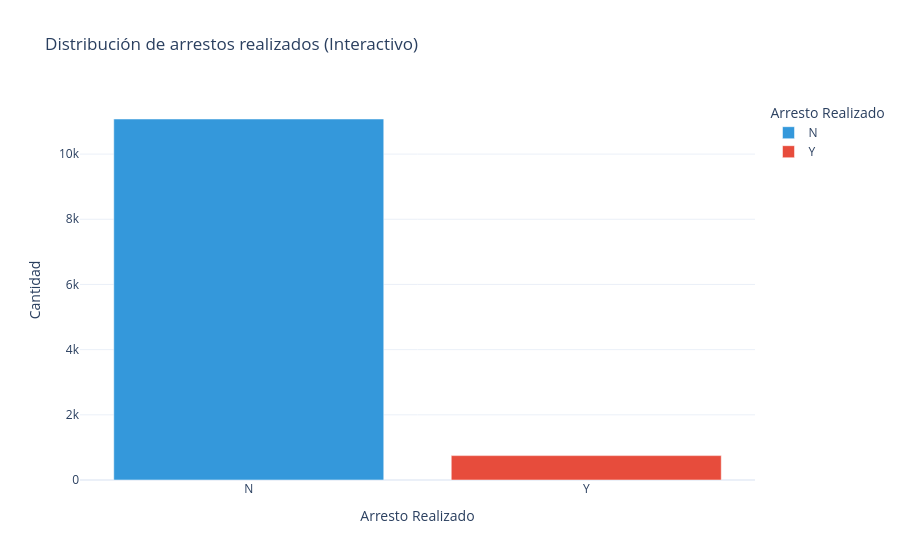
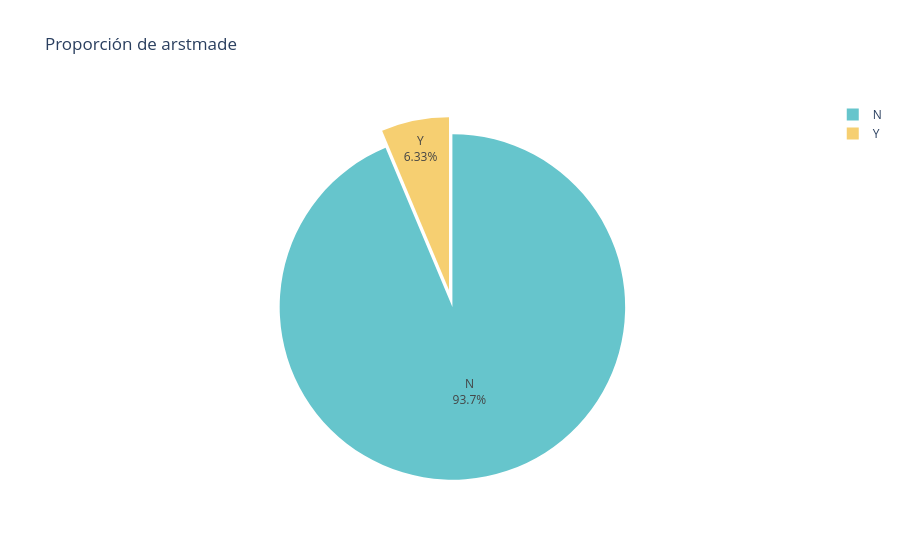

The code cell stored with these charts, in order, in its notebook:
### Code cell
# 1. Preparar los datos para el gráfico de barras (conteo de frecuencias)
# Esto crea una tabla con el conteo de cada categoría
df_counts = df_copy_18['arstmade'].value_counts().reset_index()
df_counts.columns = ['arstmade', 'conteo']

# 2. Crear el Gráfico de Barras Interactivo
fig_bar = px.bar(df_counts,
                 x='arstmade',
                 y='conteo',
                 title='Distribución de arrestos realizados (Interactivo)',
                 labels={'arstmade': 'Arresto Realizado', 'conteo': 'Cantidad'},
                 color='arstmade',
                 color_discrete_sequence=['#3498db', '#e74c3c'],
                 template='plotly_white')

fig_bar.show()

# 3. Crear el Gráfico de Pastel (Pie Chart) Interactivo
fig_pie = px.pie(df_counts,
                 values='conteo',
                 names='arstmade',
                 title='Proporción de arstmade',
                 color_discrete_sequence=px.colors.qualitative.Pastel)

fig_pie.update_traces(textinfo='percent+label', pull=[0.1, 0]) # Resalta una rebanada
fig_pie.show()

### Figure 1 — Plotly figure (JSON) as saved in the notebook; plotly's stock layout.template omitted (floating-point values rounded to 4 significant figures)
{"data": [{"hovertemplate": "Arresto Realizado=%{x}<br>Cantidad=%{y}<extra></extra>", "legendgroup": "N", "marker": {"color": "#3498db", "pattern": {"shape": ""}}, "name": "N", "orientation": "v", "showlegend": true, "textposition": "auto", "type": "bar", "x": ["N"], "xaxis": "x", "y": [11077], "yaxis": "y"}, {"hovertemplate": "Arresto Realizado=%{x}<br>Cantidad=%{y}<extra></extra>", "legendgroup": "Y", "marker": {"color": "#e74c3c", "pattern": {"shape": ""}}, "name": "Y", "orientation": "v", "showlegend": true, "textposition": "auto", "type": "bar", "x": ["Y"], "xaxis": "x", "y": [748], "yaxis": "y"}], "layout": {"barmode": "relative", "legend": {"title": {"text": "Arresto Realizado"}, "tracegroupgap": 0}, "title": {"text": "Distribución de arrestos realizados (Interactivo)"}, "xaxis": {"anchor": "y", "categoryarray": ["N", "Y"], "categoryorder": "array", "domain": [0, 1], "title": {"text": "Arresto Realizado"}}, "yaxis": {"anchor": "x", "domain": [0, 1], "title": {"text": "Cantidad"}}}}

### Figure 2 — Plotly figure (JSON) as saved in the notebook; plotly's stock layout.template omitted (floating-point values rounded to 4 significant figures)
{"data": [{"domain": {"x": [0, 1], "y": [0, 1]}, "hovertemplate": "arstmade=%{label}<br>conteo=%{value}<extra></extra>", "labels": ["N", "Y"], "legendgroup": "", "name": "", "pull": [0.1, 0], "showlegend": true, "textinfo": "percent+label", "type": "pie", "values": [11077, 748]}], "layout": {"legend": {"tracegroupgap": 0}, "piecolorway": ["rgb(102, 197, 204)", "rgb(246, 207, 113)", "rgb(248, 156, 116)", "rgb(220, 176, 242)", "rgb(135, 197, 95)", "rgb(158, 185, 243)", "rgb(254, 136, 177)", "rgb(201, 219, 116)", "rgb(139, 224, 164)", "rgb(180, 151, 231)", "rgb(179, 179, 179)"], "title": {"text": "Proporción de arstmade"}}}
